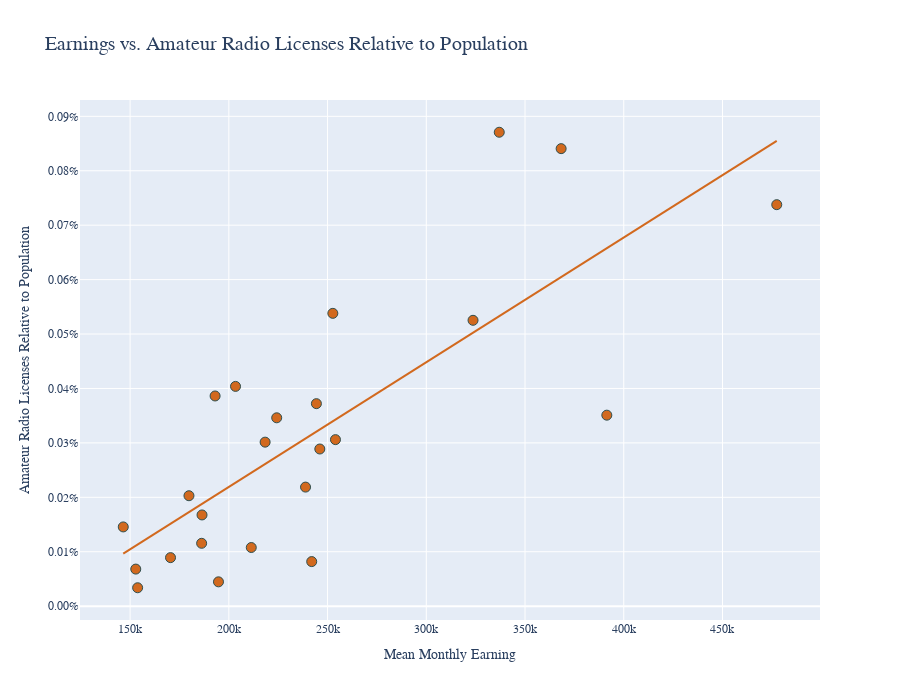

Source (notebook cell):
### Code cell
fig5 = px.scatter(gdf, x='earnings', y='licenses_perc_pop', trendline='ols', title='Earnings vs. Amateur Radio Licenses Relative to Population', hover_name=gdf.index)
fig5.update_layout(height=700, font_family='Ubuntu', title_font_size=20, xaxis_title='Mean Monthly Earning', yaxis_title='Amateur Radio Licenses Relative to Population', showlegend=False)
fig5.update_traces(marker_color='chocolate', marker_size=10, marker_line_color='DarkSlateGrey', marker_line_width=1)
fig5.update_layout(yaxis={'tickformat': ',.2%'})
#fig5.update_layout(hovermode='x unified')
fig5.show()

### Figure 1 — Plotly figure (JSON) as saved in the notebook; plotly's stock layout.template omitted (floating-point values rounded to 4 significant figures)
{"data": [{"hovertemplate": "<b>%{hovertext}</b><br><br>earnings=%{x}<br>licenses_perc_pop=%{y}<extra></extra>", "hovertext": ["Tucumán", "Santiago del Estero", "Salta", "Jujuy", "Formosa", "Chaco", "Misiones", "Corrientes", "Catamarca", "Córdoba", "Santa Fe", "Entre Ríos", "Buenos Aires", "La Pampa", "La Rioja", "San Juan", "San Luis", "Mendoza", "Neuquén", "Río Negro", "Chubut", "Santa Cruz", "Tierra del Fuego, Antártida e Islas del Atlántico Sur", "Ciudad Autónoma de Buenos Aires"], "legendgroup": "", "marker": {"color": "chocolate", "line": {"color": "DarkSlateGrey", "width": 1}, "size": 10, "symbol": "circle"}, "mode": "markers", "name": "", "orientation": "v", "showlegend": false, "type": "scatter", "x": [152862, 170466, 241973, 153811, 194757, 186228, 211361, 179803, 186419, 224244, 246073, 203392, 244345, 254007, 146527, 238846, 218375, 193043, 391426, 252666, 368289, 477488, 336948, 323670], "xaxis": "x", "y": [6.811e-05, 8.918e-05, 8.191e-05, 3.384e-05, 4.468e-05, 0.0001155, 0.0001077, 0.0002029, 0.0001676, 0.0003461, 0.0002888, 0.0004038, 0.0003721, 0.000306, 0.0001456, 0.0002188, 0.0003013, 0.0003862, 0.0003509, 0.000538, 0.0008406, 0.0007377, 0.0008707, 0.0005252], "yaxis": "y"}, {"hovertemplate": "<b>OLS trendline</b><br>licenses_perc_pop = 2.29118e-09 * earnings + -0.000239115<br>R<sup>2</sup>=0.612799<br><br>earnings=%{x}<br>licenses_perc_pop=%{y} <b>(trend)</b><extra></extra>", "legendgroup": "", "marker": {"color": "chocolate", "line": {"color": "DarkSlateGrey", "width": 1}, "size": 10, "symbol": "circle"}, "mode": "lines", "name": "", "showlegend": false, "type": "scatter", "x": [146527, 152862, 153811, 170466, 179803, 186228, 186419, 193043, 194757, 203392, 211361, 218375, 224244, 238846, 241973, 244345, 246073, 252666, 254007, 323670, 336948, 368289, 391426, 477488], "xaxis": "x", "y": [9.661e-05, 0.0001111, 0.0001133, 0.0001515, 0.0001728, 0.0001876, 0.000188, 0.0002032, 0.0002071, 0.0002269, 0.0002452, 0.0002612, 0.0002747, 0.0003081, 0.0003153, 0.0003207, 0.0003247, 0.0003398, 0.0003429, 0.0005025, 0.0005329, 0.0006047, 0.0006577, 0.0008549], "yaxis": "y"}], "layout": {"font": {"family": "Ubuntu"}, "height": 700, "legend": {"tracegroupgap": 0}, "showlegend": false, "title": {"font": {"size": 20}, "text": "Earnings vs. Amateur Radio Licenses Relative to Population"}, "xaxis": {"anchor": "y", "domain": [0, 1], "title": {"text": "Mean Monthly Earning"}}, "yaxis": {"anchor": "x", "domain": [0, 1], "tickformat": ",.2%", "title": {"text": "Amateur Radio Licenses Relative to Population"}}}}
